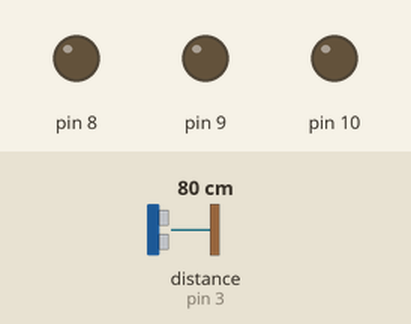
Simulated run of this sketch. Board: Arduino Uno, built with avr-gcc and run on an emulated ATmega328P. On the bench: output pins drawn as LEDs (lit = HIGH). Wiring (inferred from the names in the program): ultrasonic range finder: trigger pin 4; echo pin 3. Inputs (shaded band) come from the test bench; at power-on: distance to the obstacle (sensor on pin 3) 80 cm. The echo pulse lasts 58.3 µs per cm; pins used as bus, display or sensor lines are not drawn.

Above: at 1.2 s.
1.3 s: distance to the obstacle (sensor on pin 3) set to 23 cm
2.8 s: distance to the obstacle (sensor on pin 3) set to 19 cm
At 3.3 s:
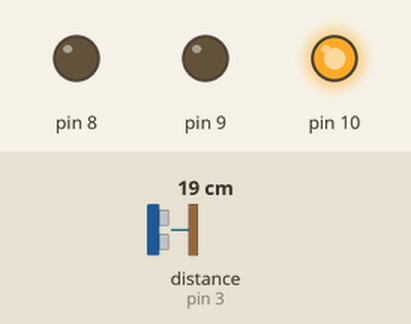
4.3 s: distance to the obstacle (sensor on pin 3) set to 14 cm
At 5.2 s:
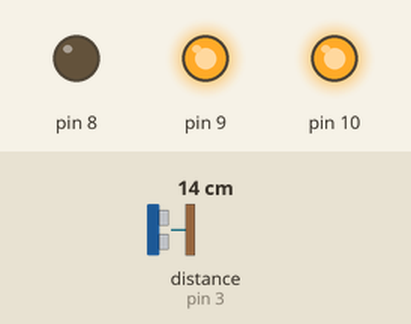
5.8 s: distance to the obstacle (sensor on pin 3) set to 12 cm
7.3 s: distance to the obstacle (sensor on pin 3) set to 9 cm
At 7.6 s:
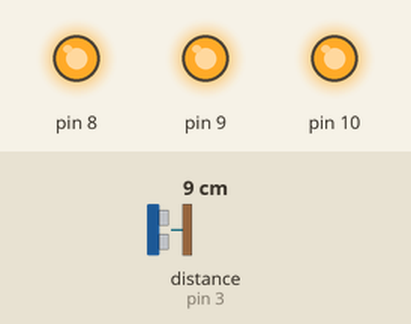
8.8 s: distance to the obstacle (sensor on pin 3) set to 18 cm
At 9.4 s:
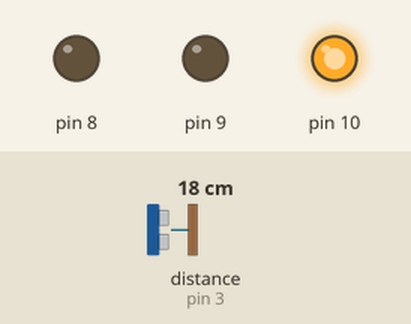
Timing chart, 0 to 11.3 s (numbered marks = the images above; inputs shaded):
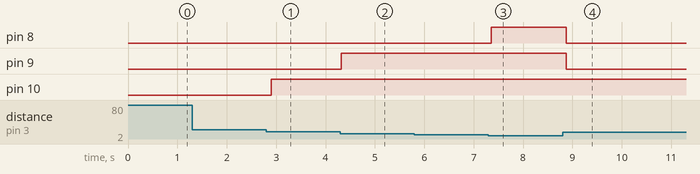

Measured:
- the behaviour switches between 21 and 20 cm on distance to the obstacle (sensor on pin 3) (found by bisection; images 0 and 1)
- the behaviour switches between 16 and 15 cm on distance to the obstacle (sensor on pin 3) (found by bisection; images 1 and 2)
- the behaviour switches between 11 and 10 cm on distance to the obstacle (sensor on pin 3) (found by bisection; images 2 and 3)
- after the input at 1.3 s, every drawn part: stays the same
- after the input at 2.8 s, pin 10: LOW → HIGH after 0.10 s
- after the input at 4.3 s, pin 9: LOW → HIGH at once
- after the input at 5.8 s, every drawn part: stays the same
- after the input at 7.3 s, pin 8: LOW → HIGH after 0.06 s
- after the input at 8.8 s, pin 8, pin 9: HIGH → LOW after 0.07 s

The sketch:

ultrasound_led.ino
```cpp
void setup()
{
  pinMode(4, OUTPUT);  //trig
  pinMode(3, INPUT);     //echo

  pinMode(8, OUTPUT);
  pinMode(9, OUTPUT);
  pinMode(10, OUTPUT);
}

 void loop()
{
  digitalWrite(4, HIGH);
  delayMicroseconds(10);
  digitalWrite(4,LOW);
  //초음파 발사
//물체까지의 시간
int duration = pulseIn(3, HIGH);

//시간을 cm단위로 바꾼다.
int dis = duration / 29 / 2;

if(dis<20)    digitalWrite(10, HIGH);
else           digitalWrite(10,LOW);
if(dis<15)    digitalWrite(9, HIGH);
else           digitalWrite(9,LOW);
if(dis<10)    digitalWrite(8, HIGH);
else           digitalWrite(8,LOW);

  delay(100);
}
```
